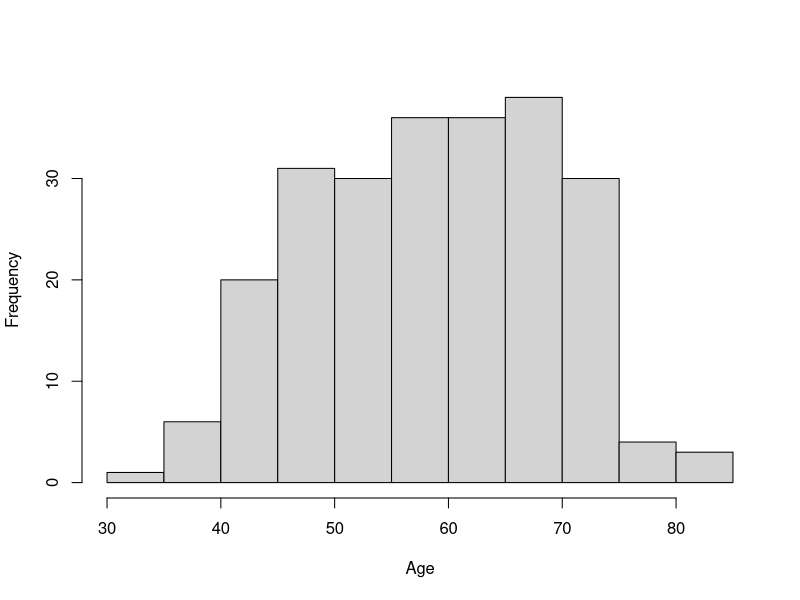
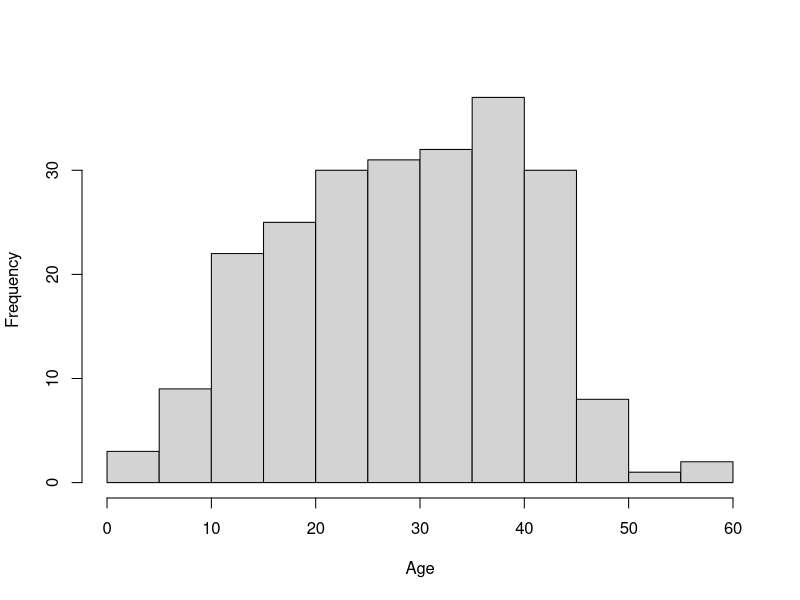
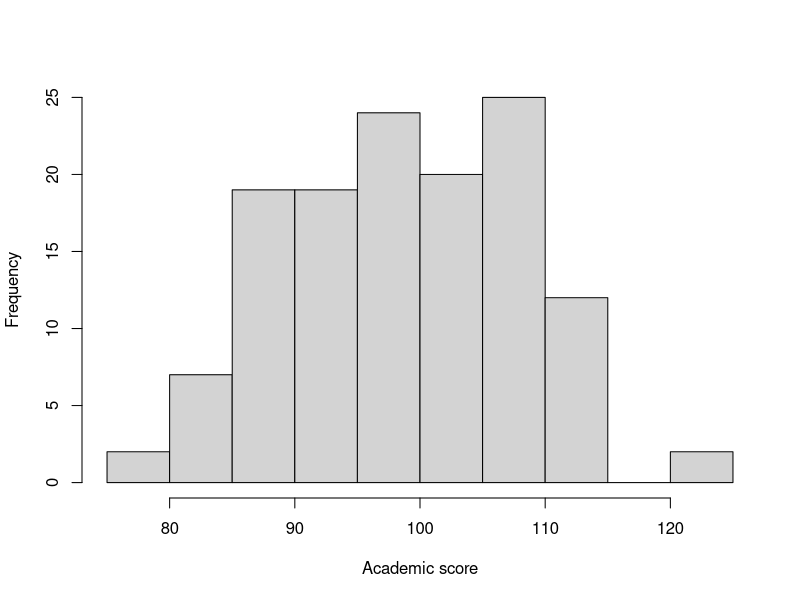
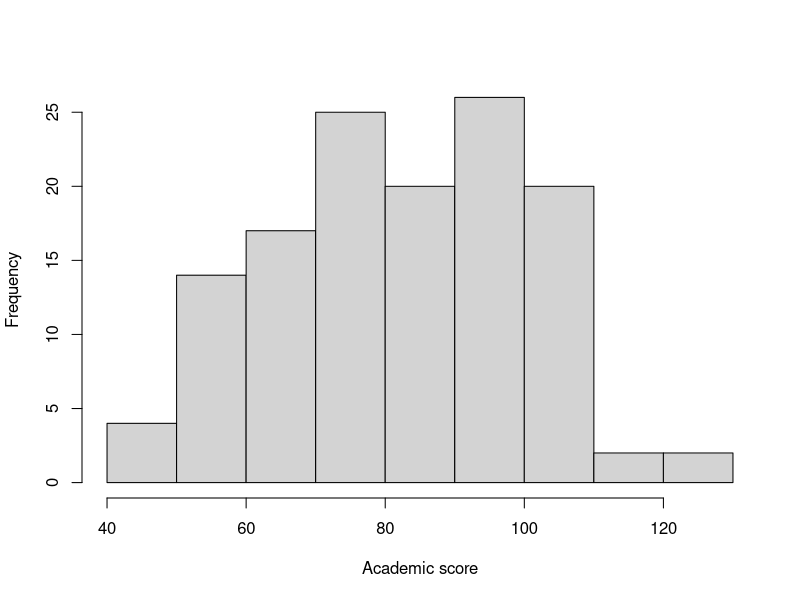
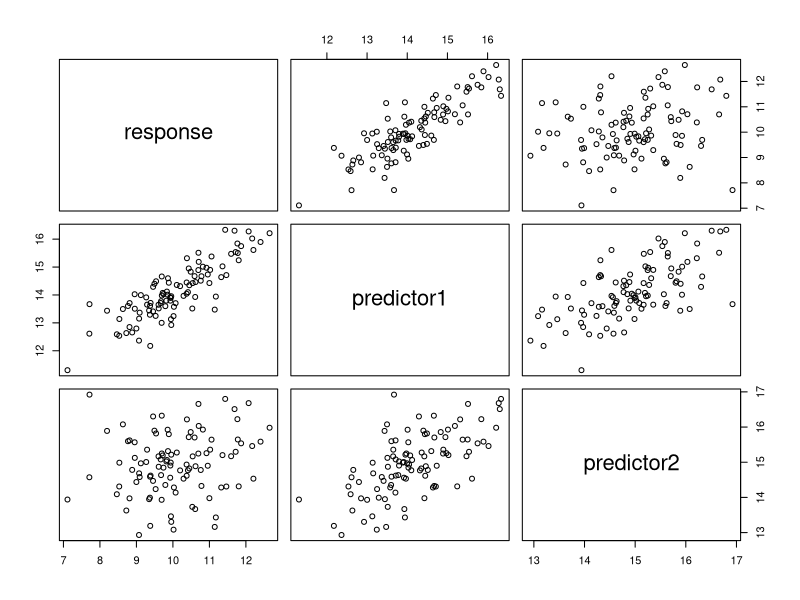
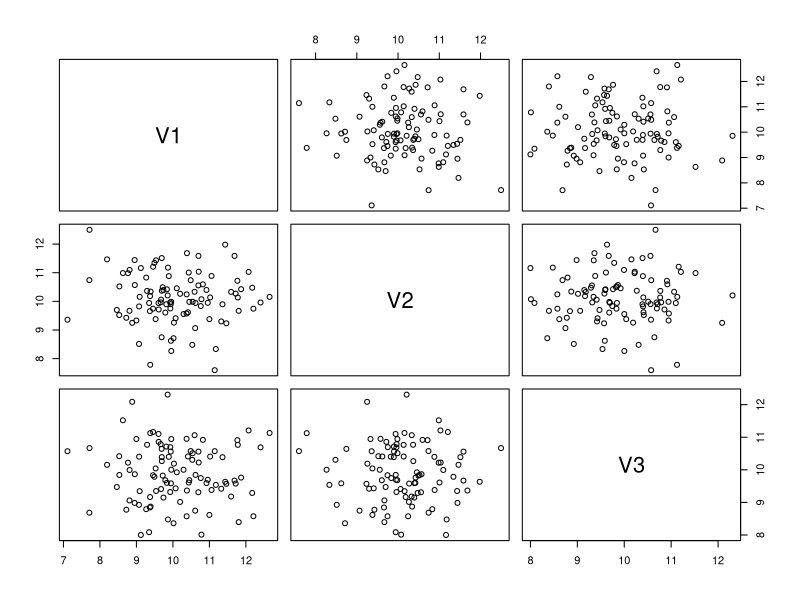
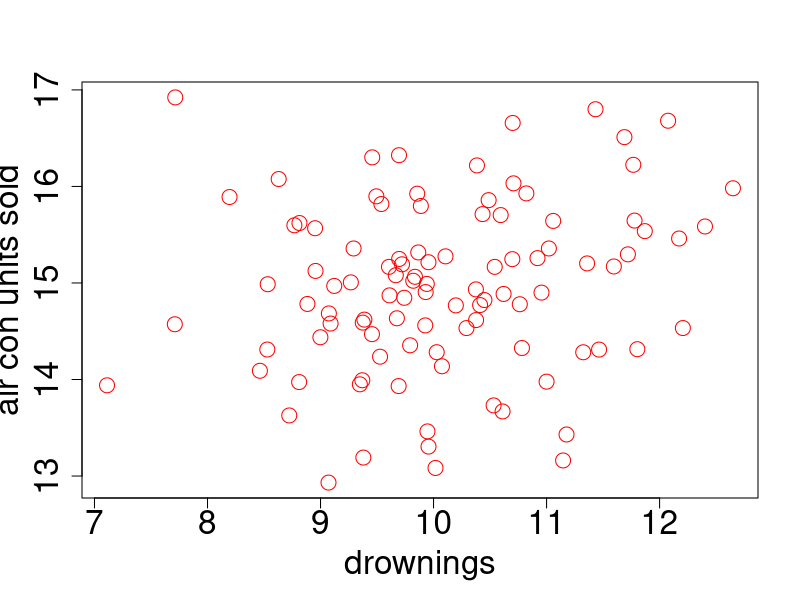
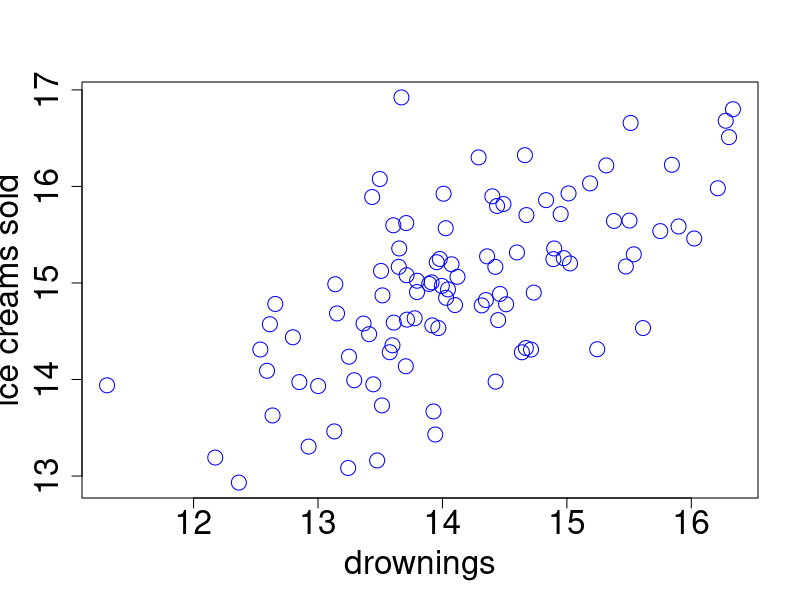

The R source for these figures, in order:
### Unpaired t-test

# Group 1: Evacuees
set.seed(10)
x <- rnorm(n=235, mean=60, sd=11)
x <- round(x)

# Group 2: Non-evacuees
set.seed(10)
y <- rnorm(n=230, mean=30, sd=12)
y <- round(y)

# Checking distribution of data
hist(x, main = "", xlab = "Age")
hist(y, main = "", xlab = "Age")

# Checking if variance of groups is equal
11/12

# now use t.test
t.test(x,y)

# Paired t-test

# Group 1: Children before event
set.seed(10)
x <- rnorm(n=130, mean=100, sd=10)
x <- round(x)

# Group 2: Children after event
set.seed(10)
y <- rnorm(n=130, mean=85, sd=20)
y <- round(y)

# Checking distribution of data
hist(x, main = "", xlab = "Academic score")
hist(y, main = "", xlab = "Academic score")

# Checking if variance of groups is equal
10/20

# now use t.test specifying the paired arguement
t.test(x,y, paired = T)


# Chi-squared test
# Create 2x2 table
results <- matrix(c(24,14,12,27),ncol=2,byrow=TRUE)
colnames(results) <- c("No disease", "Disease")
rownames(results) <- c("Group 1: Non-Evacuees", "Group 2: Evacuees")
results <- as.table(results)
results

# Run chi-sq test
chisq.test(results)

# ANOVA with 3 groups
# Create dataframe
DrugA <- c(4, 5, 4, 3, 2, 4,3, 4, 4)
DrugB <- c(6,8,4,5,4,6,5,8,6)
DrugC <- c(6,7,6,6,7,5,6,5,5)
results <- c(DrugA, DrugB, DrugC)

drug <- c(rep("DrugA", length(DrugA)), rep("DrugB", length(DrugB)), rep("DrugC", length(DrugC)))

df <- as.data.frame(cbind(results,drug))
df$results <- as.numeric(df$results)

# Look at summary statistics if you like
install.packages('fBasics')
library('fBasics')
basicStats(results)[c("Mean", "Stdev"),]

# Now run ANOVA test
res.aov <- aov(results ~ drug, data = df)
# Summary of the analysis
summary(res.aov)

# Simulating Random Multivariate Correlated Data (Continuous Variables)
# Code from https://www.r-bloggers.com/simulating-random-multivariate-correlated-data-continuous-variables/
R = matrix(cbind(1,.80,.2,  .80,1,.7,  .2,.7,1),nrow=3)
U = t(chol(R))
nvars = dim(U)[1]
numobs = 100000
set.seed(1)
random.normal = matrix(rnorm(nvars*numobs,10,1), nrow=nvars, ncol=numobs);
X = U %*% random.normal
newX = t(X)
raw = as.data.frame(newX)
orig.raw = as.data.frame(t(random.normal))
names(raw) = c("response","predictor1","predictor2")
cor(raw)
plot(head(raw, 100))
plot(head(orig.raw,100))

# Plotting scatter plots for lecture
plot(head(raw$response,100), head(raw$predictor2,100), xlab="drownings", ylab = "air con units sold",
     cex = 2, cex.axis = 2, cex.lab=2, col = "red")
plot(head(raw$predictor1,100), head(raw$predictor2,100), xlab="drownings", ylab = "ice creams sold",
     cex = 2, cex.axis = 2, cex.lab=2, col = "blue")
plot(head(raw$predictor1,100), head(raw$predictor2,100), xlab="", ylab = "", xaxt='n', yaxt = 'n',
     cex = 2, cex.axis = 2, cex.lab=2, col = "blue")
plot(head(raw$response,100), head(raw$predictor1,100), xlab="", ylab = "", xaxt='n', yaxt = 'n',
     cex = 2, cex.axis = 2, cex.lab=2, col = "red")
plot(head(raw$response,100), head(raw$predictor2,100), xlab="", ylab = "", xaxt='n', yaxt = 'n',
     cex = 2, cex.axis = 2, cex.lab=2, col = "orange")

# Mann-Whitney test
group1 <- c(1,2,4,6,3)
group2 <- c(7,5,6,4,12)
hist(group2, col = "orange", main="Group 2")
wilcox.test(group1,group2)
